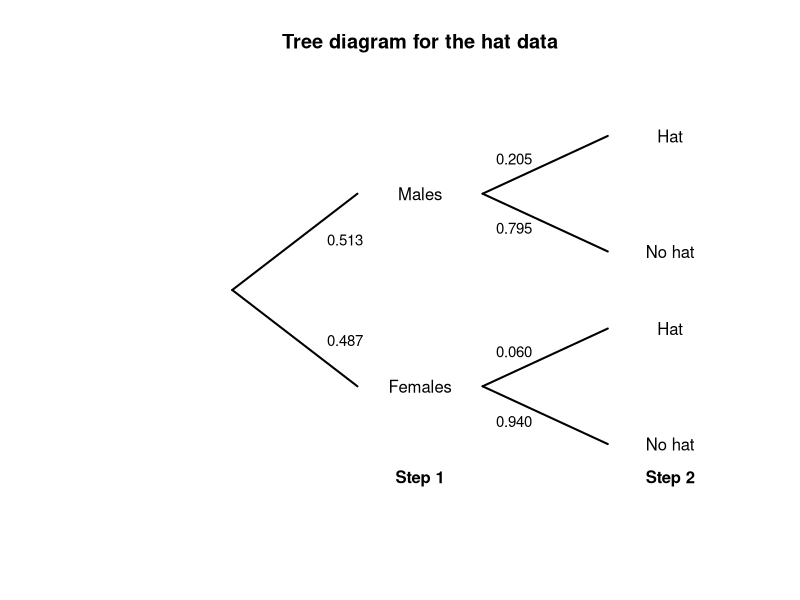
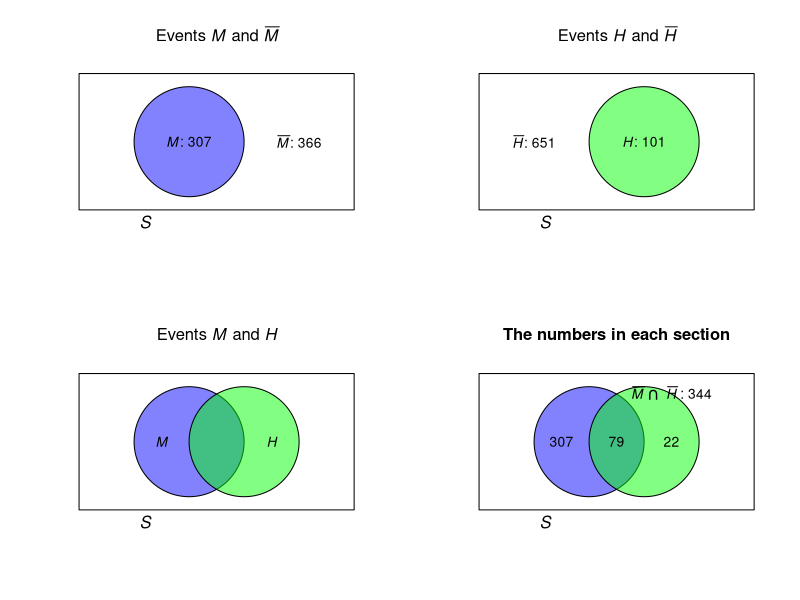
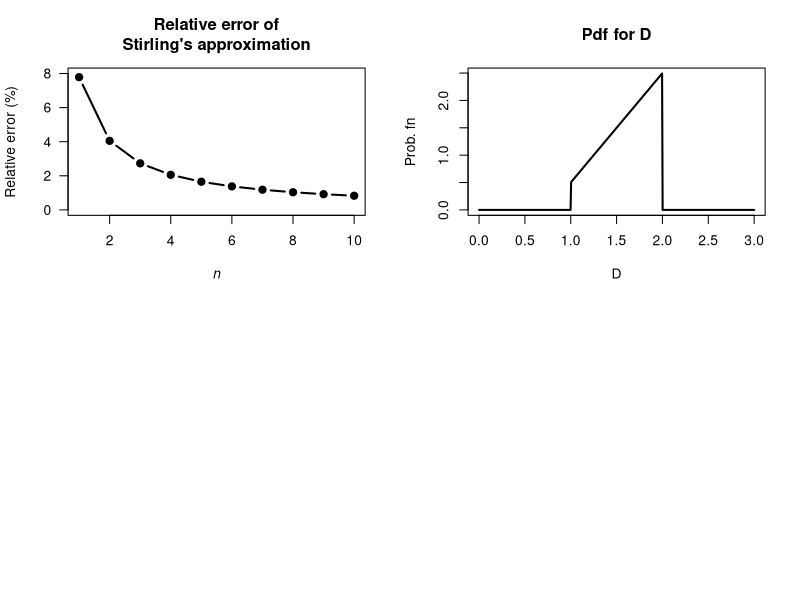
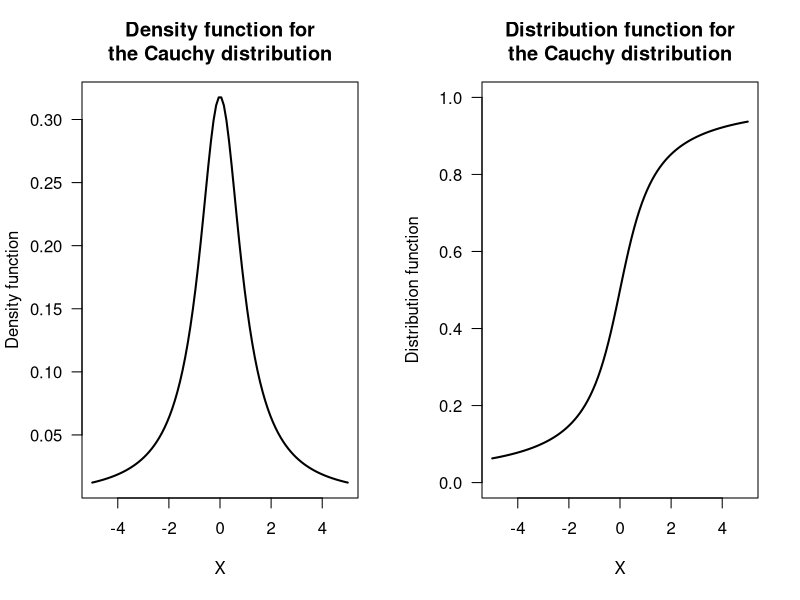

These figures' R source, in order:
## ---- chunk 1

plot( x = c(0, 1),
      y = c(0, 1),
      type = "n",
      main = "Tree diagram for the hat data",
      xlab = "",
      ylab = "",
      axes = FALSE)
#STEP 1
lines( x = c(0.2, 0.40),
       y = c(0.5, 0.75),
       lwd = 2)
lines( x = c(0.2, 0.40),
       y = c(0.5, 0.25),
       lwd = 2)
# STEP 2
lines( x = c(0.60, 0.80),
       y = c(0.75, 0.90),
       lwd = 2)
lines( x = c(0.60, 0.80),
       y = c(0.75, 0.60),
       lwd = 2)

lines( x = c(0.60, 0.80),
       y = c(0.25, 0.40),
       lwd = 2)
lines( x = c(0.60, 0.80),
       y = c(0.25, 0.10),
       lwd = 2)

# TEXT
text(x = 0.50,
     y = 0.75,
     labels = "Males")
text(x = 0.50,
     y = 0.25,
     labels = "Females")

text(x = 0.90,
     y = 0.90,
     labels = "Hat")
text(x = 0.90,
     y = 0.60,
     labels = "No hat")

text(x = 0.90,
     y = 0.40,
     labels = "Hat")
text(x = 0.90,
     y = 0.10,
     labels = "No hat")

# ADD PROBS
text(x = 0.38,
     y = 0.63,
     cex = 0.9,
     labels = "0.513")
text(x = 0.38,
     y = 0.37,
     cex = 0.9,
     labels = "0.487")

text(x = 0.65,
     y = 0.84,
     cex = 0.9,
     labels = "0.205")
text(x = 0.65,
     y = 0.66,
     cex = 0.9,
     labels = "0.795")

text(x = 0.65,
     y = 0.34,
     cex = 0.9,
     labels = "0.060")
text(x = 0.65,
     y = 0.16,
     cex = 0.9,
     labels = "0.940")

## STEPS
text(x = 0.50,
     y = 0.01,
     label = expression(bold("Step 1"))
     )
text(x = 0.90,
     y = 0.01,
     label = expression(bold("Step 2"))
     )
## ---- chunk 2
BRIS <- read.csv("Data/sunglasses.csv")
BRIS$Gender <- factor(BRIS$Gender,
                      levels = c(1, 2),
                      labels = c("Males", 
                                 "Females"))
BRIS$Hat <- factor(BRIS$Hat,
                   levels = c(0, 1),
                   labels = c("Not Hat",
                              "Hat"))

HatTable <- xtabs( Count ~ Gender + Hat,
                   data = BRIS)
HatTable <- cbind( HatTable,
                   "Total" = rowSums(HatTable) )
knitr::kable(HatTable,
             caption = "The numbers of males and females wearing a hat in the middle of the day in Brisbane")
## ---- chunk 3
par( mfrow = c(2, 2))
colourMale <- rgb(0, 0, 255, 
                  max = 255, 
                  alpha = 125)
colourHat  <- rgb(0, 255, 0, 
                  max = 255, 
                  alpha = 125)

plot( x = c(0, 1),
      y = c(0, 1),
      type = "n",
      ylab = "",
      xlab = "",
      main = expression(paste("Events ", italic(M), " and ", bar(italic(M)))),
      axes = FALSE)

polygon( x = c(0, 0, 1, 1),
         y = c(0, 1, 1, 0))
plotrix::draw.circle(x = 0.4, 
                     y = 0.5,
                     radius = 0.2,
                     col = colourMale)
text(x = 0.4,
     y = 0.5,
     labels = expression(paste(italic(M), ": 307")))
text(x = 0.8,
     y = 0.5,
     labels = expression(paste(bar(italic(M)), ": 366")))
mtext(text = expression(italic(S)),
      side = 1,
      adj = 0.25)


###############


plot( x = c(0, 1),
      y = c(0, 1),
      type = "n",
      ylab = "",
      xlab = "",
      main = expression(paste("Events ", italic(H), " and ", bar(italic(H)))) ,
      axes = FALSE)


polygon( x = c(0, 0, 1, 1),
         y = c(0, 1, 1, 0))

plotrix::draw.circle(x = 0.6,
                     y = 0.5,
                     radius = 0.2,
                     col = colourHat)

text(x = 0.6,
     y = 0.5,
     labels = expression(paste(italic(H), ": 101")))
text(x = 0.2,
     y = 0.5,
     labels = expression(paste( bar(italic(H)), ": 651")))

mtext(text = expression(italic(S)),
      side = 1,
      adj = 0.25)


####################


plot( x = c(0, 1),
      y = c(0, 1),
      type = "n",
      ylab = "",
      xlab = "",
      main = expression(paste("Events ", italic(M), " and ", italic(H))) ,
      axes = FALSE)


polygon( x = c(0, 0, 1, 1),
         y = c(0, 1, 1, 0))
plotrix::draw.circle(x = 0.4, 
                     y = 0.5,
                     radius = 0.2,
                     col = colourMale)
plotrix::draw.circle(x = 0.6,
                     y = 0.5,
                     radius = 0.2,
                     col = colourHat)
text(x = 0.3,
     y = 0.5,
     labels = expression(italic(M)))
text(x = 0.7,
     y = 0.5,
     labels = expression(italic(H)))
mtext(text = expression(italic(S)),
      side = 1,
      adj = 0.25)


#################



plot( x = c(0, 1),
      y = c(0, 1),
      type = "n",
      ylab = "",
      xlab = "",
      main = "The numbers in each section",
      axes = FALSE)


polygon( x = c(0, 0, 1, 1),
         y = c(0, 1, 1, 0))
plotrix::draw.circle(x = 0.4, 
                     y = 0.5,
                     radius = 0.2,
                     col = colourMale)
plotrix::draw.circle(x = 0.6,
                     y = 0.5,
                     radius = 0.2,
                     col = colourHat)
text(x = 0.3,
     y = 0.5,
     labels = "307")
text(x = 0.7,
     y = 0.5,
     labels = "22")
text(x = 0.7,
     y = 0.85,
     labels = expression(bar(italic(M)) ~ intersect() ~ bar(italic(H)) ~ ": 344") )
mtext(text = expression(italic(S)),
      side = 1,
      adj = 0.25)

# Intersection
text(x = 0.5, 
     y = 0.5, 
     label = "79")

## ---- chunk 4
# Define a function to compute Stirling numbers:
stirling <- function(n){ 
  sqrt(2 * pi *( n)) * (n/exp(1))^n
}

n <- 1:10
Actual <- factorial(n) 
Approx <- stirling(n)
RelError <- (Actual - Approx)/Actual * 100

cbind(Actual, Approx, RelError)

plot(RelError ~ n,
     ylim = c(0, 8),
     las = 1, 
     type = "b",
     pch = 19,
     lwd = 2,
     xlab = expression(italic(n)),
     ylab = "Relative error (%)",
     main = "Relative error of\nStirling's approximation")
## ---- chunk 5
xx <- seq(0, 3, 
          length = 500)
fy <- function(x){
  y <- 2*x - 3/2
  y <- ifelse(x < 1, 0, y)
  y <- ifelse( x > 2, 0, y)
  y
}

plot(x = xx,
     y = fy(xx),
     lwd = 2,
     type = "l",
     main = "Pdf for D",
     xlab = "D",
     ylab = "Prob. fn")
## ---- chunk 6
par( mfrow = c(1, 2))
x <- seq(-5, 5,
         length = 100)
y <- 1 / (pi * (1 + x^2))
plot(y ~ x,
     lwd = 2,
     las = 1,
     type = "l",
     main = "Density function for\nthe Cauchy distribution",
     xlab = "X",
     ylab = "Density function")

Y <- atan(x)/pi + 0.5
plot(Y ~ x,
     lwd = 2,
     las = 1,
     ylim = c(0, 1),
     type = "l",
     main = "Distribution function for\nthe Cauchy distribution",
     xlab = "X",
     ylab = "Distribution function")
